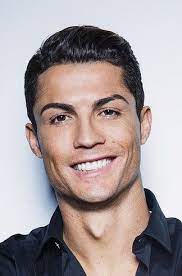
#> input picture ronaldo1.jpeg, 182 x 276 px
$ jupyter execute 'face_eyes (image).ipynb'
#> lines starting #> are read from the running program, lines starting #| are printed output that depends on the picture; after the words box and inside, x2 and y2 are one past the last pixel; in counts of white or black regions, pixels touching at a corner belong together
[cell 1]
import cv2

[cell 2]
face_clf=cv2.CascadeClassifier('./Haarcascades/haarcascade_frontalface_default.xml')
eye_clf=cv2.CascadeClassifier('./Haarcascades/haarcascade_eye.xml')

[cell 3]
img=cv2.imread('./ronaldo1.jpeg')
#> img is the input picture: shape (276, 182, 3); mean B, G, R 158, 156.5, 168.3
gray=cv2.cvtColor(img, cv2.COLOR_BGR2GRAY)
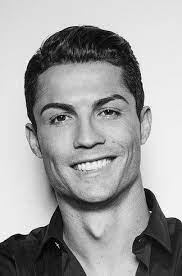
#> gray: shape (276, 182); min 0, max 255, mean 160.2

[cell 4]
faces = face_clf.detectMultiScale(gray, 1.3, 5)
#> faces = [[25, 65, 122, 122]]
for (x,y,w,h) in faces:
    cv2.rectangle(img,(x,y),(x+w,y+h),(127,0,255),2)
    cv2.imshow('img',img)
    cv2.waitKey(0)
    roi_gray = gray[y:y+h, x:x+w]
    roi_color = img[y:y+h, x:x+w]
    eyes = eye_clf.detectMultiScale(roi_gray)
    for (ex,ey,ew,eh) in eyes:
        cv2.rectangle(roi_color,(ex,ey),(ex+ew,ey+eh),(255,255,0),2)
        cv2.imshow('img',img)
        cv2.waitKey(0)
#> this loop made 1 pass
#> (x, y, w, h, eyes) on pass 1: (25, 65, 122, 122, [[64, 30, 34, 34], [19, 39, 29, 29]])
#> pass 1, `cv2.imshow('img',img)`:
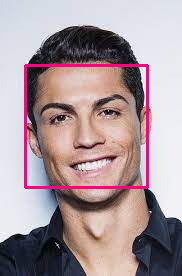
#> window 'img': shape (276, 182, 3); mean B, G, R 156.9, 151.8, 170.6
#> pass 1, `roi_gray = gray[y:y+h, x:x+w]`:
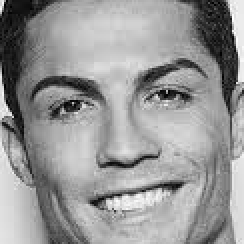
#> roi_gray: shape (122, 122) (shown 2 times larger); min 0, max 254, mean 150.4
#> pass 1, `roi_color = img[y:y+h, x:x+w]`:
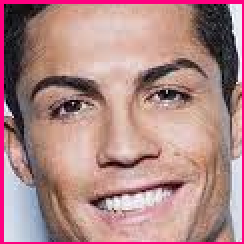
#> roi_color: shape (122, 122, 3) (shown 2 times larger); mean B, G, R 134.3, 135.2, 175.9
#> pass 1, `cv2.imshow('img',img)`:
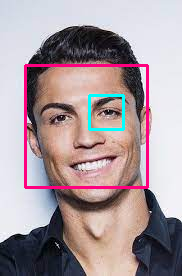
#> window 'img': shape (276, 182, 3); mean B, G, R 157.7, 152.5, 169
#> after the loop:
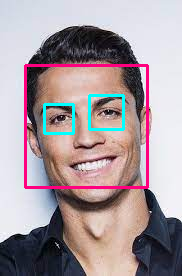
#> img: shape (276, 182, 3); 4.4% of pixels changed, all inside (x1, y1, x2, y2) = (24, 64, 149, 189)
#> after the loop:
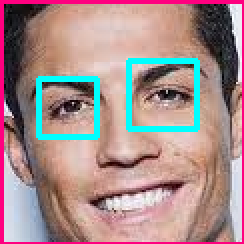
#> roi_color: shape (122, 122, 3) (shown 2 times larger); 5.03% of pixels changed, all inside (x1, y1, x2, y2) = (18, 29, 100, 70)
cv2.destroyAllWindows()

$ run again, with ronaldo.jpeg copied over ronaldo1.jpeg
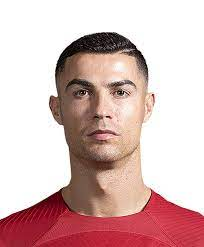
#> input picture ronaldo.jpeg, 204 x 247 px
#> img is the input picture: shape (247, 204, 3); mean B, G, R 183.2, 185.1, 215.3
#> `gray=cv2.cvtColor(img, cv2.COLOR_BGR2GRAY)`:
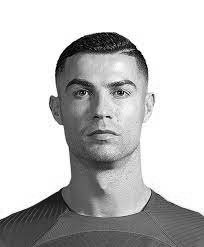
#> gray: shape (247, 204); min 0, max 255, mean 193.9
#> faces = [[54, 55, 95, 95]]
#> the loop `for (x,y,w,h) in faces:` made 1 pass
#> (x, y, w, h, eyes) on pass 1: (54, 55, 95, 95, [[54, 25, 23, 23], [15, 27, 24, 24], [38, 10, 47, 47]])
#> after the loop `for (x,y,w,h) in faces:`:
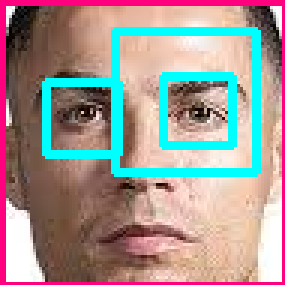
#> roi_color: shape (95, 95, 3) (shown 3 times larger); mean B, G, R 145.8, 149.9, 161.8
